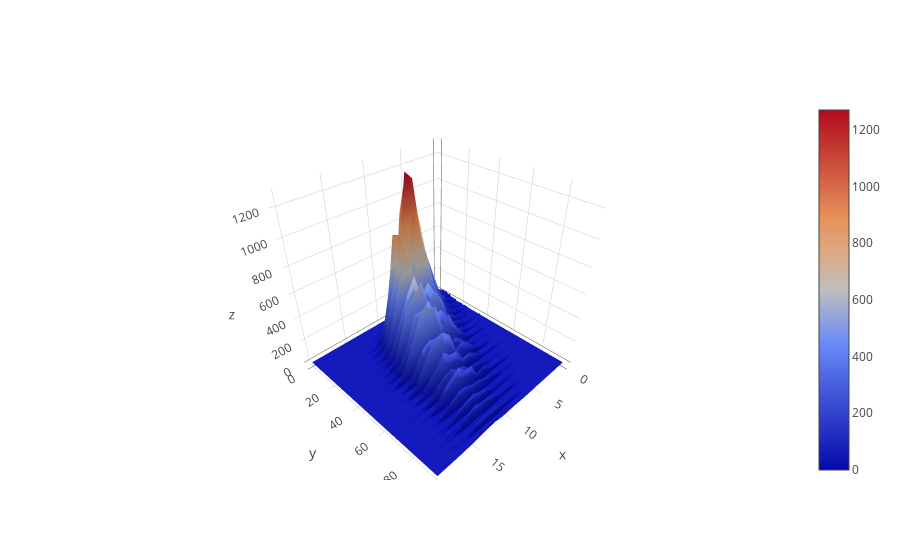

Notebook code for this chart:
### Code cell
df = reviews.assign(n=0).groupby(['points', 'price'])['n'].count().reset_index()
df = df[df["price"] < 100]
v = df.pivot(index='price', columns='points', values='n').fillna(0).values.tolist()
iplot([go.Surface(z=v)])

### Figure 1 — Plotly figure (JSON) as saved in the notebook; plotly's stock layout.template omitted (floating-point values rounded to 4 significant figures; data arrays with more than 128 entries replaced by an {"elided": "..."} marker saying what was removed)
{"data": [{"type": "surface", "uid": "2dca5802-1874-4a23-a5c0-e547304c94e5", "z": {"elided": "96x21 int values"}}], "layout": {}}
